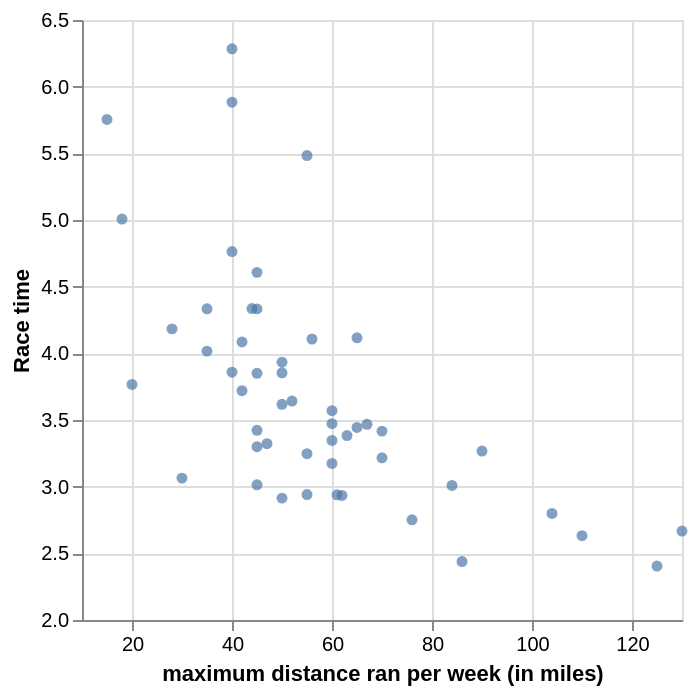

Source (notebook cell):
### Code cell
marathon_50 = marathon.sample(n= 50, random_state = 300)
marathon_50_plot = alt.Chart(marathon_50).mark_circle().encode(
    x = alt.X("max").title("maximum distance ran per week (in miles) ").scale(zero = False),
    y = alt.Y("time_hrs").title("Race time").scale(zero = False)
)
marathon_50_plot

### Figure 1 — Vega specification as saved in the notebook (floating-point values rounded to 4 significant figures)
{"$schema": "https://vega.github.io/schema/vega/v5.json", "data": [{"name": "source_0", "values": [{"max": 60.0, "time_hrs": 3.347}, {"max": 45.0, "time_hrs": 3.423}, {"max": 104.0, "time_hrs": 2.799}, {"max": 40.0, "time_hrs": 5.883}, {"max": 20.0, "time_hrs": 3.767}, {"max": 84.0, "time_hrs": 3.009}, {"max": 110.0, "time_hrs": 2.632}, {"max": 44.0, "time_hrs": 4.336}, {"max": 52.0, "time_hrs": 3.642}, {"max": 45.0, "time_hrs": 4.333}, {"max": 50.0, "time_hrs": 3.934}, {"max": 30.0, "time_hrs": 3.064}, {"max": 125.0, "time_hrs": 2.405}, {"max": 35.0, "time_hrs": 4.334}, {"max": 18.0, "time_hrs": 5.007}, {"max": 76.0, "time_hrs": 2.751}, {"max": 50.0, "time_hrs": 3.618}, {"max": 130.0, "time_hrs": 2.667}, {"max": 63.0, "time_hrs": 3.383}, {"max": 47.0, "time_hrs": 3.322}, {"max": 45.0, "time_hrs": 3.85}, {"max": 70.0, "time_hrs": 3.217}, {"max": 15.0, "time_hrs": 5.754}, {"max": 55.0, "time_hrs": 3.248}, {"max": 50.0, "time_hrs": 3.854}, {"max": 55.0, "time_hrs": 2.941}, {"max": 70.0, "time_hrs": 3.417}, {"max": 62.0, "time_hrs": 2.934}, {"max": 28.0, "time_hrs": 4.183}, {"max": 42.0, "time_hrs": 3.72}, {"max": 40.0, "time_hrs": 3.858}, {"max": 86.0, "time_hrs": 2.438}, {"max": 40.0, "time_hrs": 4.764}, {"max": 35.0, "time_hrs": 4.017}, {"max": 90.0, "time_hrs": 3.267}, {"max": 67.0, "time_hrs": 3.468}, {"max": 45.0, "time_hrs": 3.014}, {"max": 60.0, "time_hrs": 3.174}, {"max": 45.0, "time_hrs": 3.3}, {"max": 45.0, "time_hrs": 4.607}, {"max": 60.0, "time_hrs": 3.472}, {"max": 60.0, "time_hrs": 3.57}, {"max": 65.0, "time_hrs": 3.444}, {"max": 55.0, "time_hrs": 5.483}, {"max": 61.0, "time_hrs": 2.939}, {"max": 50.0, "time_hrs": 2.914}, {"max": 56.0, "time_hrs": 4.107}, {"max": 42.0, "time_hrs": 4.086}, {"max": 65.0, "time_hrs": 4.117}, {"max": 40.0, "time_hrs": 6.284}]}, {"name": "source_0_x_domain_max", "values": [{"min": 15.0, "max": 130.0}]}, {"name": "source_0_y_domain_time_hrs", "values": [{"min": 2.405, "max": 6.284}]}], "marks": [{"type": "symbol", "name": "marks", "from": {"data": "source_0"}, "encode": {"update": {"opacity": {"value": 0.7}, "fill": {"value": "#4c78a8"}, "x": {"field": "max", "scale": "x"}, "y": {"field": "time_hrs", "scale": "y"}, "shape": {"value": "circle"}}}, "style": ["circle"]}], "scales": [{"name": "x", "type": "linear", "domain": [{"signal": "(data(\"source_0_x_domain_max\")[0] || {}).min"}, {"signal": "(data(\"source_0_x_domain_max\")[0] || {}).max"}], "range": [0, {"signal": "width"}], "zero": false, "nice": true}, {"name": "y", "type": "linear", "domain": [{"signal": "(data(\"source_0_y_domain_time_hrs\")[0] || {}).min"}, {"signal": "(data(\"source_0_y_domain_time_hrs\")[0] || {}).max"}], "range": [{"signal": "height"}, 0], "zero": false, "nice": true}], "axes": [{"scale": "x", "gridScale": "y", "maxExtent": 0, "grid": true, "domain": false, "ticks": false, "orient": "bottom", "aria": false, "tickCount": {"signal": "ceil(width/40)"}, "labels": false, "minExtent": 0, "zindex": 0}, {"scale": "y", "zindex": 0, "orient": "left", "grid": true, "maxExtent": 0, "tickCount": {"signal": "ceil(height/40)"}, "labels": false, "minExtent": 0, "aria": false, "domain": false, "gridScale": "x", "ticks": false}, {"scale": "x", "labelOverlap": true, "orient": "bottom", "title": "maximum distance ran per week (in miles) ", "zindex": 0, "tickCount": {"signal": "ceil(width/40)"}, "labelFlush": true, "grid": false}, {"scale": "y", "title": "Race time", "orient": "left", "labelOverlap": true, "grid": false, "tickCount": {"signal": "ceil(height/40)"}, "zindex": 0}], "width": 300, "padding": 5, "height": 300, "background": "white", "style": "cell"}
